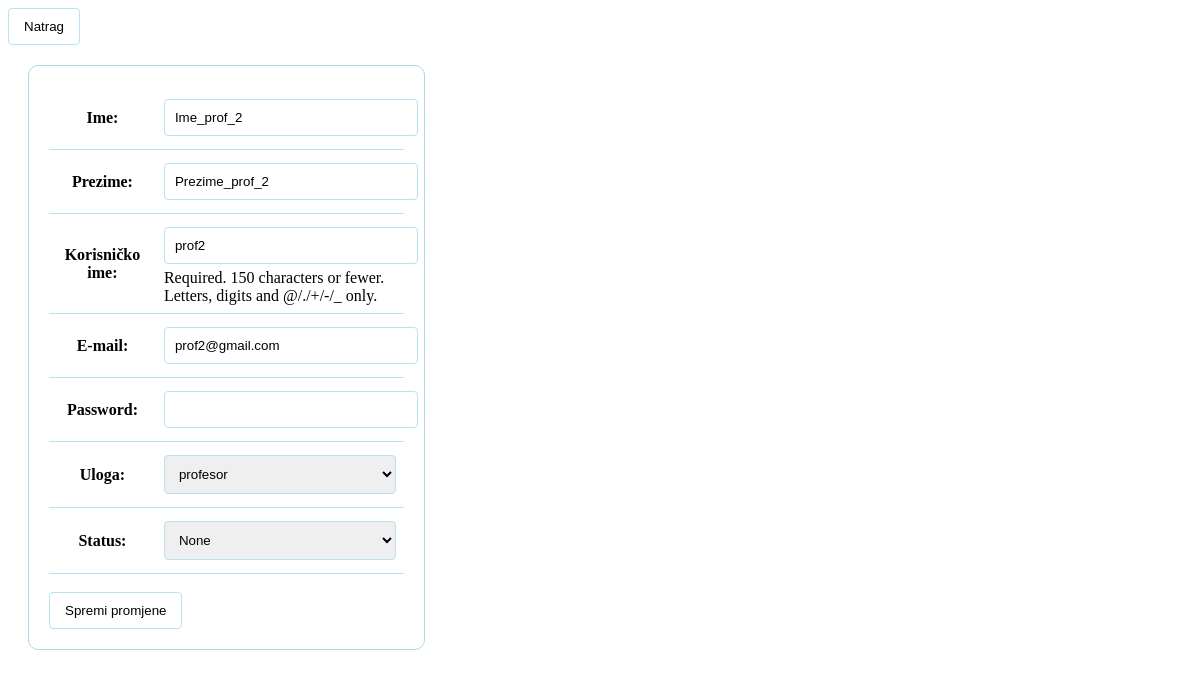
Screenshot of /edit_profesor/17 with the database file from the repository.
### app/models.py (models this page shows, shortened)
class Korisnici(AbstractUser):
    email = models.CharField(max_length=64)
    password = models.CharField(max_length=128)
    status = models.CharField(max_length=10, choices=(('none', 'None'),('redovni', 'Redovni'), ('izvanredni', 'Izvanredni')))
    uloga = models.CharField(max_length=20, choices=(('ADMIN', 'admin'),('PROF', 'profesor'),('STU', 'student')),null=True, blank=True)

### app/views.py (the view)
# urls.py: path('edit_profesor/<int:id>', views.edit_profesor, name='edit_profesor'),
def edit_profesor(request, id):
    profesor = Korisnici.objects.get(pk=id)
    if request.method == 'GET':
        form = UserForm(instance=profesor)
        return render(request, 'edit_profesor.html', {"form":form})
    elif request.method == 'POST':
        form = UserForm(request.POST, instance=profesor)
        if form.is_valid():
            form.save()
        return redirect('profesors_admin_navigation')
    else:
        return HttpResponseNotAllowed()

### app/forms.py (shortened to what this page needs)
class UserForm(ModelForm):
    password = forms.CharField(widget=PasswordInput)
    class Meta:
        model = Korisnici
        fields = ['first_name', 'last_name','username', 'email', 'password', 'uloga', 'status']
        labels = {
            'first_name': 'Ime',
            'last_name': 'Prezime',
            'username': 'Korisničko ime',
            'email': 'E-mail',
            'password': 'Lozinka',
            'uloga': 'Uloga',
            'status': 'Status',
        }

### app/templates/edit_profesor.html (shortened to what this page needs)
{% extends 'base.html' %}
{% block edit_profesor %}
<button onclick="window.location.href='http://localhost:8000/profesors_admin_navigation/';">Natrag</button>
<form method="POST" style="width:30%; border:1px solid lightblue;">
    <table>
        {{form.as_table}}
    </table><br>
    <input type="submit" value="Spremi promjene">
</form>
{% endblock %}

### app/templates/base.html (style rules this page uses)
:root { --primary-color: #B6E3F1; --secondary-color: #C5F3C6; --accent-color: #E5D3E8; --highlight-color: #FAD9E9; --highlight2-color: #FDF3B5; --highlight3-color: #FFD6B0; }
button, input[type="submit"] { background-color: white; color: black; padding: 10px 15px; text-align: center; text-decoration: none; cursor: pointer; border: 1px solid var(--primary-color); border-radius: 4px; }
table { border-collapse: collapse; }
th, td { padding: 8px; border-bottom: 1px solid var(--primary-color); color: black; }
form { border: 2px solid var(--primary-color); border-radius: 10px; padding: 20px; width: auto; margin: 20px; color:black; }
input[type="text"], input[type="email"], input[type="password"], select { width: 100%; padding: 10px; margin: 5px 0; border: 1px solid var(--primary-color); border-radius: 4px; color: black; }
select option { background-color: var(--primary-color); color: black; }

### rows the page displays
Korisnici: first_name "Ime_prof_2", last_name "Prezime_prof_2", username "prof2", email "prof2@gmail.com", uloga "profesor", status "None"
